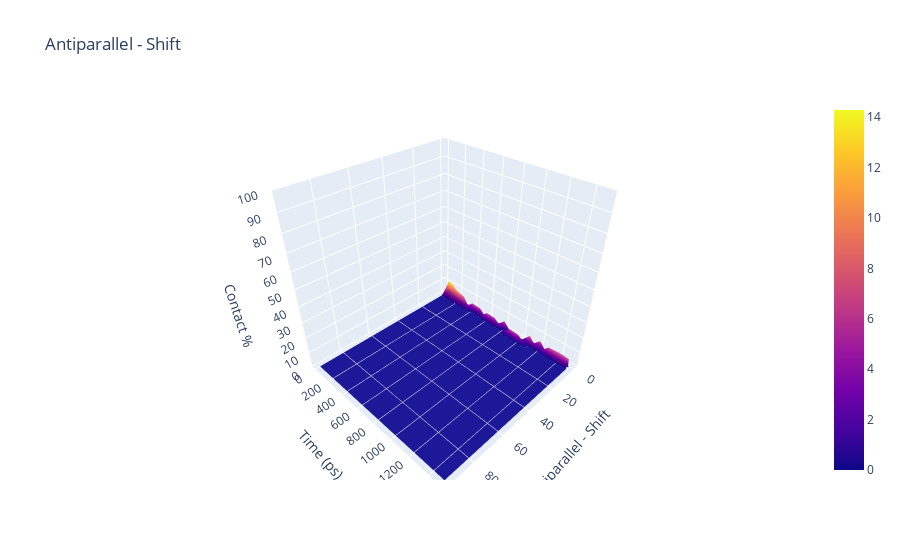

Notebook code cell kept with this figure:
### Code cell
trj_mix.plot3d_antiparallel_negative()

### Figure 1 — Plotly figure (JSON) as saved in the notebook; plotly's stock layout.template omitted (floating-point values rounded to 4 significant figures; data arrays with more than 128 entries replaced by an {"elided": "..."} marker saying what was removed)
{"data": [{"type": "surface", "x": [0, 1, 2, 3, 4, 5, 6, 7, 8, 9, 10, 11, 12, 13, 14, 15, 16, 17, 18, 19, 20, 21, 22, 23, 24, 25, 26, 27, 28, 29, 30, 31, 32, 33, 34, 35, 36, 37, 38, 39, 40, 41, 42, 43, 44, 45, 46, 47, 48, 49, 50, 51, 52, 53, 54, 55, 56, 57, 58, 59, 60, 61, 62, 63, 64, 65, 66, 67, 68, 69, 70, 71, 72, 73, 74, 75, 76, 77, 78, 79, 80, 81, 82, 83, 84, 85, 86, 87, 88, 89, 90, 91, 92, 93, 94, 95], "y": [0, 100, 200, 300, 400, 500, 600, 700, 800, 900, 1000, 1100, 1200, 1300, 1400, 1500], "z": {"elided": "16x96 float values"}}], "layout": {"autosize": true, "scene": {"xaxis": {"title": {"text": "Antiparallel - Shift"}}, "yaxis": {"title": {"text": "Time (ps)"}}, "zaxis": {"nticks": 20, "range": [0, 100], "title": {"text": "Contact %"}}}, "title": {"text": "Antiparallel - Shift"}}}
